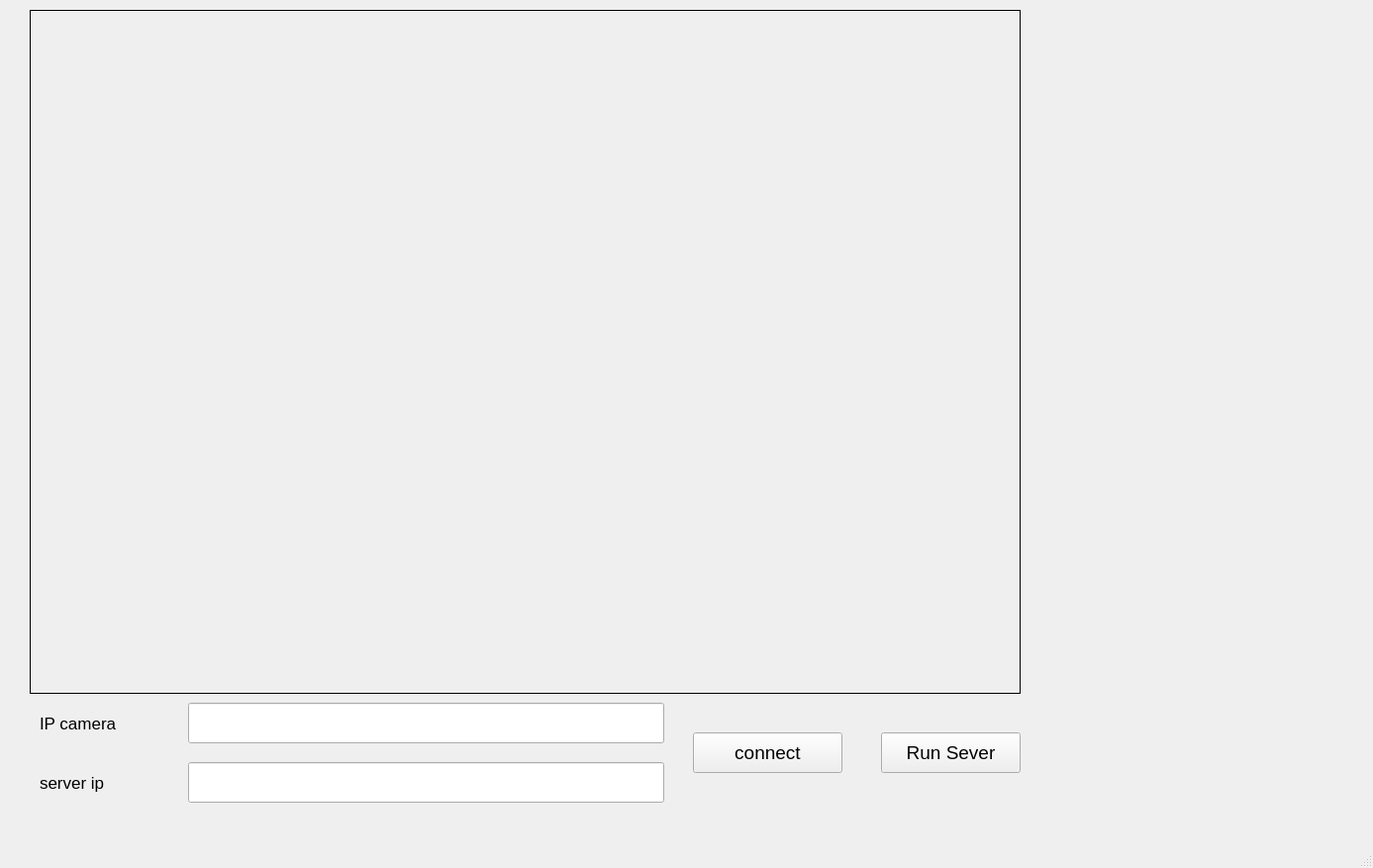
<?xml version="1.0" encoding="UTF-8"?>
<ui version="4.0">
 <class>MainWindow</class>
 <widget class="QMainWindow" name="MainWindow">
  <property name="geometry">
   <rect>
    <x>0</x>
    <y>0</y>
    <width>1387</width>
    <height>877</height>
   </rect>
  </property>
  <property name="font">
   <font>
    <pointsize>9</pointsize>
   </font>
  </property>
  <property name="windowTitle">
   <string>MainWindow</string>
  </property>
  <widget class="QWidget" name="centralwidget">
   <widget class="QLabel" name="label">
    <property name="geometry">
     <rect>
      <x>30</x>
      <y>10</y>
      <width>1001</width>
      <height>691</height>
     </rect>
    </property>
    <property name="font">
     <font>
      <pointsize>9</pointsize>
      <underline>false</underline>
      <kerning>true</kerning>
     </font>
    </property>
    <property name="frameShape">
     <enum>QFrame::Box</enum>
    </property>
    <property name="midLineWidth">
     <number>0</number>
    </property>
    <property name="text">
     <string/>
    </property>
    <property name="scaledContents">
     <bool>true</bool>
    </property>
   </widget>
   <widget class="QPushButton" name="run_sever">
    <property name="geometry">
     <rect>
      <x>890</x>
      <y>740</y>
      <width>141</width>
      <height>41</height>
     </rect>
    </property>
    <property name="font">
     <font>
      <pointsize>14</pointsize>
     </font>
    </property>
    <property name="cursor">
     <cursorShape>OpenHandCursor</cursorShape>
    </property>
    <property name="text">
     <string>Run Sever</string>
    </property>
   </widget>
   <widget class="QPushButton" name="connect">
    <property name="geometry">
     <rect>
      <x>700</x>
      <y>740</y>
      <width>151</width>
      <height>41</height>
     </rect>
    </property>
    <property name="font">
     <font>
      <pointsize>14</pointsize>
     </font>
    </property>
    <property name="cursor">
     <cursorShape>OpenHandCursor</cursorShape>
    </property>
    <property name="text">
     <string>connect</string>
    </property>
   </widget>
   <widget class="QLineEdit" name="IP_address">
    <property name="geometry">
     <rect>
      <x>190</x>
      <y>710</y>
      <width>481</width>
      <height>41</height>
     </rect>
    </property>
    <property name="font">
     <font>
      <pointsize>13</pointsize>
      <weight>50</weight>
      <bold>false</bold>
     </font>
    </property>
   </widget>
   <widget class="QLineEdit" name="server_ip">
    <property name="geometry">
     <rect>
      <x>190</x>
      <y>770</y>
      <width>481</width>
      <height>41</height>
     </rect>
    </property>
    <property name="font">
     <font>
      <pointsize>13</pointsize>
      <weight>50</weight>
      <bold>false</bold>
     </font>
    </property>
   </widget>
   <widget class="QLabel" name="label_2">
    <property name="geometry">
     <rect>
      <x>40</x>
      <y>720</y>
      <width>121</width>
      <height>21</height>
     </rect>
    </property>
    <property name="font">
     <font>
      <pointsize>13</pointsize>
     </font>
    </property>
    <property name="text">
     <string>IP camera</string>
    </property>
   </widget>
   <widget class="QLabel" name="label_3">
    <property name="geometry">
     <rect>
      <x>40</x>
      <y>780</y>
      <width>121</width>
      <height>21</height>
     </rect>
    </property>
    <property name="font">
     <font>
      <pointsize>13</pointsize>
     </font>
    </property>
    <property name="text">
     <string>server ip</string>
    </property>
   </widget>
  </widget>
  <widget class="QMenuBar" name="menubar">
   <property name="geometry">
    <rect>
     <x>0</x>
     <y>0</y>
     <width>1387</width>
     <height>20</height>
    </rect>
   </property>
  </widget>
  <widget class="QStatusBar" name="statusbar"/>
 </widget>
 <resources/>
 <connections/>
</ui>
